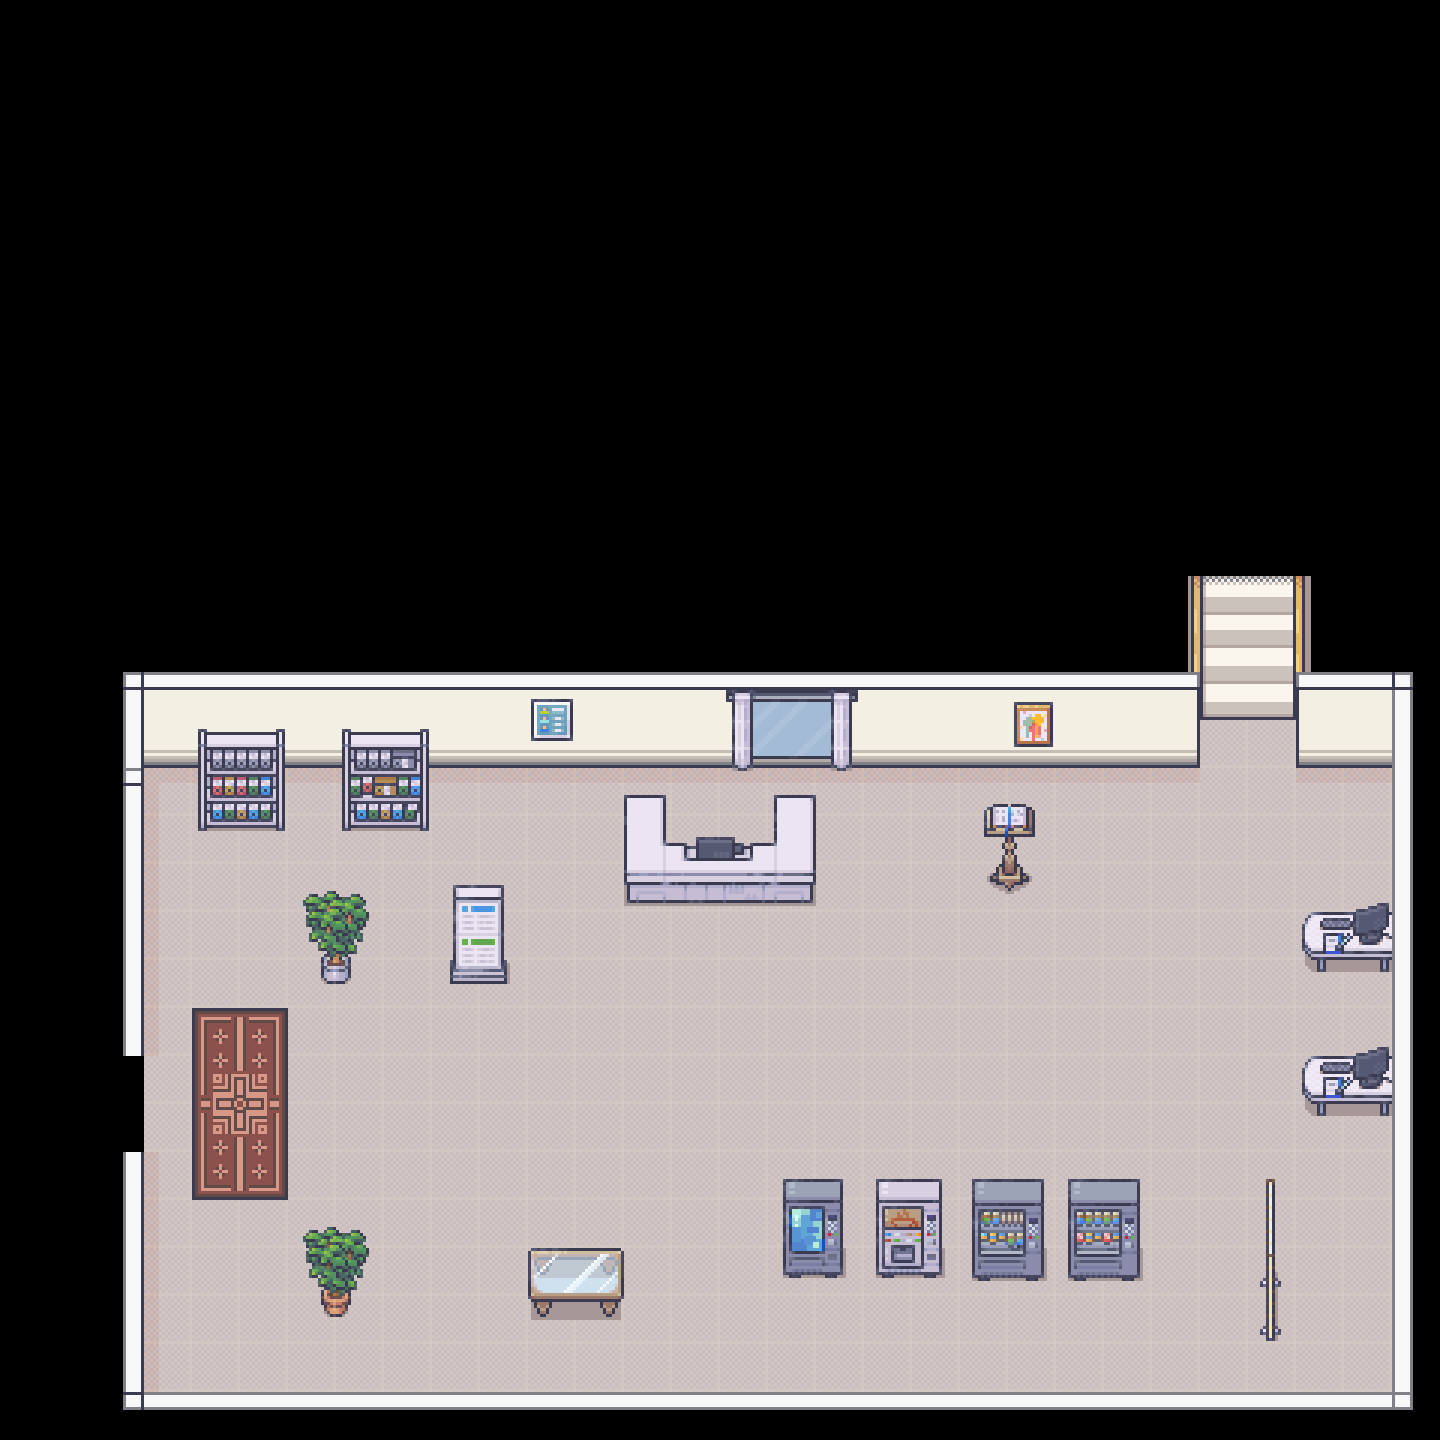

This game map was drawn from its Tiled (.tmx) file and the tilesets committed beside it. A one-line description and the trimmed map source follow:
An orthogonal 30x30 tile map with 48x48 px tiles, 3 tile layers (ground, object, item), 5 tilesets and 5 objects (Lindsay, Trish, Delia, Leslie, Fiona).

<map version="1.9" tiledversion="1.9.2" orientation="orthogonal" renderorder="right-down" width="30" height="30" tilewidth="48" tileheight="48" infinite="0" nextlayerid="5" nextobjectid="6">
 <tileset firstgid="1" source="1_Generic_48x48.tsx" />
 <tileset firstgid="1249" source="Tileset_48x48_6.tsx" />
 <tileset firstgid="1349" source="19_Hospital_48x48.tsx" />
 <tileset firstgid="3109" source="2_LivingRoom_48x48.tsx" />
 <tileset firstgid="3829" source="5_Classroom_and_library_48x48.tsx" />
 <layer id="1" name="ground" width="30" height="30">
  <data>[900 cells, 409 non-empty, 20 distinct tile ids]</data>
 </layer>
 <layer id="2" name="object" width="30" height="30">
  <data>[900 cells, 152 non-empty, 109 distinct tile ids]</data>
 </layer>
 <layer id="3" name="item" width="30" height="30">
  <data>[900 cells, 15 non-empty, 12 distinct tile ids]</data>
 </layer>
 <objectgroup id="4" name="对象层 1">
  <object id="1" name="Lindsay" x="601.912" y="1219.73">
   <point />
  </object>
  <object id="2" name="Trish" x="989.729" y="1339.62">
   <point />
  </object>
  <object id="3" name="Delia" x="489.359" y="1014.2">
   <point />
  </object>
  <object id="4" name="Leslie" x="1307.81" y="891.857">
   <point />
  </object>
  <object id="5" name="Fiona" x="915.101" y="935.899">
   <point />
  </object>
 </objectgroup>
</map>
